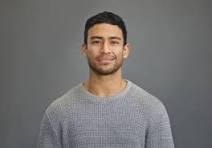
#> input picture man.jpg, 212 x 148 px
$ python wood_puzzle.py --photo man.jpg
#> lines starting #> are read from the running program, lines starting #| are printed output that depends on the picture; after the words box and inside, x2 and y2 are one past the last pixel; in counts of white or black regions, pixels touching at a corner belong together
#!/usr/bin/env python3
"""
Universal Wood Puzzle Template Generator
Generates laser-cutting templates with optional color mapping from images.
"""

import argparse
import json
from pathlib import Path
from typing import List, Tuple, Dict, Optional

import numpy as np
import cv2
from scipy.spatial import Delaunay
from sklearn.cluster import KMeans
import matplotlib.pyplot as plt
import matplotlib.patches as mpatches
import svgwrite
from shapely.geometry import Polygon as ShapelyPolygon, MultiPolygon
from scipy.optimize import linear_sum_assignment


def rgb_to_hex(rgb: Tuple[int, int, int]) -> str:
    return f"#{rgb[0]:02x}{rgb[1]:02x}{rgb[2]:02x}"


class PuzzleGenerator:
    """Generates wood puzzle templates with optional color mapping."""

    def __init__(
        self,
        width_mm: float = 210,
        height_mm: float = 297,
        num_pieces: int = 120,
        kerf_mm: float = 0.2,
        seed: int = 42,
    ):
        """
        Initialize puzzle generator.

        Args:
            width_mm: Frame width in millimeters (A4 = 210)
            height_mm: Frame height in millimeters (A4 = 297)
            num_pieces: Target number of puzzle pieces
            kerf_mm: Kerf tolerance (spacing between pieces) in millimeters
            seed: Random seed for deterministic tessellation
        """
        self.width_mm = width_mm
        self.height_mm = height_mm
        self.requested_pieces = num_pieces
        self.num_pieces = num_pieces
        self.kerf_mm = kerf_mm
        self.seed = seed

        # Frame bounds (centered at origin)
        self.x_min = -width_mm / 2
        self.x_max = width_mm / 2
        self.y_min = -height_mm / 2
        self.y_max = height_mm / 2

        self.polygons: List[np.ndarray] = []            # kerf-adjusted polygons
        self.original_polygons: List[np.ndarray] = []   # pre-kerf polygons
        self.polygon_ids: List[int] = []
        self.color_map: Optional[Dict[int, Tuple[int, int, int]]] = None
        self.preview_color_map: Optional[Dict[int, Tuple[int, int, int]]] = None
        self.cluster_assignments: Optional[Dict[int, int]] = None
        self.original_mean_colors: Optional[Dict[int, Tuple[int, int, int]]] = None
        self._rng = np.random.default_rng(seed)

    # -------------------------------------------------------------------------
    # Tessellation helpers
    # -------------------------------------------------------------------------
    def _choose_grid(self, target_pieces: int) -> Tuple[int, int, int]:
        """
        Choose a rectangular lattice (rows, cols) whose Delaunay triangulation
        yields a triangle count close to the requested number of pieces.
        """
#> called with target_pieces = 120
        aspect = self.width_mm / self.height_mm
        best = None  # (score, rows, cols, triangles)
        for rows in range(3, 80):
            for cols in range(3, 80):
                triangles = 2 * (rows - 1) * (cols - 1)
                if triangles == 0:
                    continue
                diff = abs(triangles - target_pieces)
                ratio = (cols - 1) / (rows - 1)
                aspect_penalty = abs(ratio - aspect)
                score = diff * 200 + aspect_penalty
                if best is None or score < best[0] or (
                    np.isclose(score, best[0]) and triangles > best[3]
                ):
                    best = (score, rows, cols, triangles)
        assert best is not None
        return best[1], best[2], best[3]

    def _apply_kerf(self, polygon: np.ndarray) -> Optional[np.ndarray]:
        """
        Apply kerf tolerance by shrinking polygon inward.
        Uses Shapely negative buffer.
        """
        if len(polygon) < 3:
            return None

        try:
            poly = ShapelyPolygon(polygon)
            shrunk = poly.buffer(-self.kerf_mm / 2, join_style=2, cap_style=3)

            if shrunk.is_empty or not shrunk.is_valid:
                return None

            if isinstance(shrunk, ShapelyPolygon):
                coords = np.array(shrunk.exterior.coords[:-1])
                return coords if len(coords) >= 3 else None
            elif isinstance(shrunk, MultiPolygon):
                largest = max(shrunk.geoms, key=lambda g: g.area, default=None)
                if largest is None:
                    return None
                coords = np.array(largest.exterior.coords[:-1])
                return coords if len(coords) >= 3 else None
        except Exception:
            return polygon  # Fallback: return original
        return None

    # -------------------------------------------------------------------------
    # Tessellation (rewritten)
    # -------------------------------------------------------------------------
    def generate_polygons(self):
        """
        Generate polygonal cells from a uniform Delaunay triangulation.
        Produces evenly distributed triangles across the A4 frame with optional jitter.
        """
        rows, cols, triangles = self._choose_grid(self.requested_pieces)
        if triangles != self.requested_pieces:
            print(
                f"Note: requested {self.requested_pieces} pieces but "
                f"uniform grid produces {triangles}. Using {triangles} pieces."
            )
        self.num_pieces = triangles

        x_coords = np.linspace(self.x_min, self.x_max, cols)
        y_coords = np.linspace(self.y_min, self.y_max, rows)
        x_step = x_coords[1] - x_coords[0] if cols > 1 else self.width_mm
        y_step = y_coords[1] - y_coords[0] if rows > 1 else self.height_mm
        jitter_x = x_step * 0.15
        jitter_y = y_step * 0.15

        points = []
        for r, y in enumerate(y_coords):
            for c, x in enumerate(x_coords):
                jx = 0.0 if c in (0, cols - 1) else self._rng.uniform(-jitter_x, jitter_x)
                jy = 0.0 if r in (0, rows - 1) else self._rng.uniform(-jitter_y, jitter_y)
                points.append([x + jx, y + jy])
        points = np.array(points, dtype=np.float64)

        delaunay = Delaunay(points)
        frame = ShapelyPolygon([
            (self.x_min, self.y_min),
            (self.x_max, self.y_min),
            (self.x_max, self.y_max),
            (self.x_min, self.y_max),
        ])

        self.polygons = []
        self.original_polygons = []
        self.polygon_ids = []

        # Sort simplices by centroid Y to keep deterministic ordering
        simplices = sorted(
            delaunay.simplices.tolist(),
            key=lambda tri: np.mean(points[tri][:, 1]),
        )

        for idx, simplex in enumerate(simplices, start=1):
            coords = points[simplex]
            triangle = ShapelyPolygon(coords)
            if triangle.area < 1e-4 or not triangle.is_valid:
                continue
            clipped = triangle.intersection(frame)
            if clipped.is_empty:
                continue

            if isinstance(clipped, MultiPolygon):
                clipped = max(clipped.geoms, key=lambda g: g.area, default=None)
            if not isinstance(clipped, ShapelyPolygon):
                continue

            original = np.array(clipped.exterior.coords[:-1])
            if len(original) < 3:
                continue

            kerfed = self._apply_kerf(original)
            if kerfed is None or len(kerfed) < 3:
                continue

            self.original_polygons.append(original)
            self.polygons.append(kerfed)
            self.polygon_ids.append(idx)

            if len(self.polygons) >= self.num_pieces:
                break

        # Ensure counts match
        self.num_pieces = len(self.polygons)

    # -------------------------------------------------------------------------
    # Color mapping (rewritten)
    # -------------------------------------------------------------------------
    def map_colors_from_image(self, image_path: str, num_clusters: int = 20):
        """
        Map colors from an image to puzzle pieces using LAB color clustering.

        Args:
            image_path: Path to input image
            num_clusters: Number of color clusters (wood stains)
        """
#> called with image_path = 'man.jpg', num_clusters = 20
        if len(self.original_polygons) == 0:
            raise RuntimeError("Polygons must be generated before color mapping.")

        img = cv2.imread(image_path)
#> img is the input picture: shape (148, 212, 3); mean B, G, R 112.9, 113.8, 116.4
        if img is None:
            raise ValueError(f"Could not read image from {image_path}")

        img_rgb = cv2.cvtColor(img, cv2.COLOR_BGR2RGB)

        frame_ratio = self.width_mm / self.height_mm
        img_h, img_w = img_rgb.shape[:2]
        img_ratio = img_w / img_h

        if img_ratio > frame_ratio:
            new_width = int(self.width_mm * 8)
            new_height = int(new_width / img_ratio)
        else:
            new_height = int(self.height_mm * 8)
            new_width = int(new_height * img_ratio)

        img_resized = cv2.resize(img_rgb, (new_width, new_height), interpolation=cv2.INTER_AREA)
        img_lab = cv2.cvtColor(img_resized, cv2.COLOR_RGB2LAB).astype(np.float32)
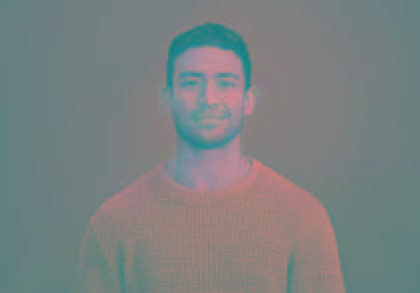
#> img_lab: shape (1172, 1680, 3) float32 (shown at 1/4 size); mean R, G, B 122.6, 129, 130.1

        piece_labs = []
        piece_rgbs = []
        polygon_masks = []
        height, width = img_lab.shape[:2]

        def mm_to_px(x_mm: float, y_mm: float) -> Tuple[int, int]:
            px = (x_mm - self.x_min) / self.width_mm * (width - 1)
            py = (self.y_max - y_mm) / self.height_mm * (height - 1)
            return int(np.clip(px, 0, width - 1)), int(np.clip(py, 0, height - 1))

        for polygon in self.original_polygons:
            poly_px = np.array([mm_to_px(float(x), float(y)) for x, y in polygon], dtype=np.int32)
            mask = np.zeros((height, width), dtype=np.uint8)
            cv2.fillPoly(mask, [poly_px], 255)
            polygon_masks.append(mask)
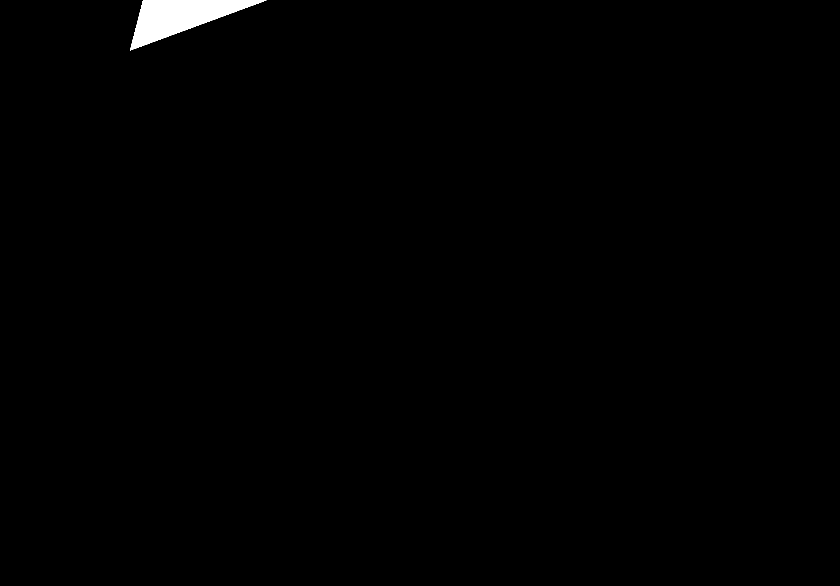
#> mask: shape (1172, 1680) (shown at 1/2 size); 0.64% white; 1 white region, box (x1, y1, x2, y2) and area: (260, 0, 533, 101) 12613

        for mask in polygon_masks:
            region = img_lab[mask == 255]
            if len(region) == 0:
                region = img_lab.reshape(-1, 3)
            mean_lab = np.mean(region, axis=0)
            piece_labs.append(mean_lab)

            region_rgb = img_resized[mask == 255]
            if len(region_rgb) == 0:
                region_rgb = img_resized.reshape(-1, 3)
            mean_rgb = np.mean(region_rgb, axis=0)
            piece_rgbs.append(mean_rgb)
#> this loop made 120 passes
#> (mean_lab, mean_rgb) on passes 1 to 8: ([140.8, 128.8, 123.4], [129.9, 132.1, 140.5]), ([98.73, 128.1, 124.8], [88.65, 91.51, 96.84]), ([108.9, 129.5, 122.8], [99.39, 100.5, 109.5]), ([99.44, 128.8, 124.8], [90.72, 91.49, 96.88]), ([140.6, 129, 123], [128.6, 131.6, 140.6]), ([134.9, 129.6, 122.9], [124.6, 125.8, 135.4]), ([97.01, 128, 125], [86.77, 89.77, 94.77]), ([132.9, 128.8, 123.1], [121.5, 124.5, 133])
#> after the loop, piece_labs = 120 items, first 6: [140.8, 128.8, 123.4], [98.73, 128.1, 124.8], [108.9, 129.5, 122.8], [99.44, 128.8, 124.8], [140.6, 129, 123], [134.9, 129.6, 122.9]; piece_rgbs = 120 items, first 6: [129.9, 132.1, 140.5], [88.65, 91.51, 96.84], [99.39, 100.5, 109.5], [90.72, 91.49, 96.88], [128.6, 131.6, 140.6], [124.6, 125.8, 135.4]

        piece_labs = np.array(piece_labs, dtype=np.float32)
#> piece_labs = 120 rows, first 8: [140.8, 128.8, 123.4], [98.73, 128.1, 124.8], [108.9, 129.5, 122.8], [99.44, 128.8, 124.8], [140.6, 129, 123], [134.9, 129.6, 122.9], [97.01, 128, 125], [132.9, 128.8, 123.1]
        piece_rgbs = np.array(piece_rgbs, dtype=np.float32)
#> piece_rgbs = 120 rows, first 8: [129.9, 132.1, 140.5], [88.65, 91.51, 96.84], [99.39, 100.5, 109.5], [90.72, 91.49, 96.88], [128.6, 131.6, 140.6], [124.6, 125.8, 135.4], [86.77, 89.77, 94.77], [121.5, 124.5, 133]

        kmeans = KMeans(
            n_clusters=num_clusters,
            random_state=self.seed,
            n_init=20,
            max_iter=300,
        )
        labels = kmeans.fit_predict(piece_labs)
#> labels = 120 values, max 19 at index 45, min 0 at index 61, mean 8.35
        centers = kmeans.cluster_centers_

        wood_palette_hex = [
            "#F4E5D3", "#F0D6BE", "#E7C4A0", "#DBAE83", "#CFA572",
            "#C49563", "#B48252", "#A47146", "#93623C", "#835335",
            "#75462E", "#673B28", "#5A3223", "#4E2A1E", "#4A2C23",
            "#DCC2A4", "#CCA27D", "#BD8C62", "#AD7A50", "#9C6841",
        ]
        wood_palette_rgb = np.array(
            [[int(hex_color[i:i+2], 16) for i in (1, 3, 5)] for hex_color in wood_palette_hex],
            dtype=np.uint8,
        )
        wood_palette_lab = cv2.cvtColor(
            wood_palette_rgb.reshape(-1, 1, 3),
            cv2.COLOR_RGB2LAB,
        ).reshape(-1, 3).astype(np.float32)

        cost_matrix = np.linalg.norm(
            centers[:, None, :].astype(np.float32) - wood_palette_lab[None, :, :],
            axis=2,
        )
        row_ind, col_ind = linear_sum_assignment(cost_matrix)
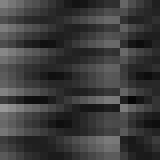
#> cost_matrix: shape (20, 20) float32 (shown 8 times larger); min 6.55, max 152.9, mean 59.5

        assigned_palette_rgb = wood_palette_rgb[col_ind]
        assigned_palette_lab = wood_palette_lab[col_ind]
#> (the rest of the program and of its run is left out)
